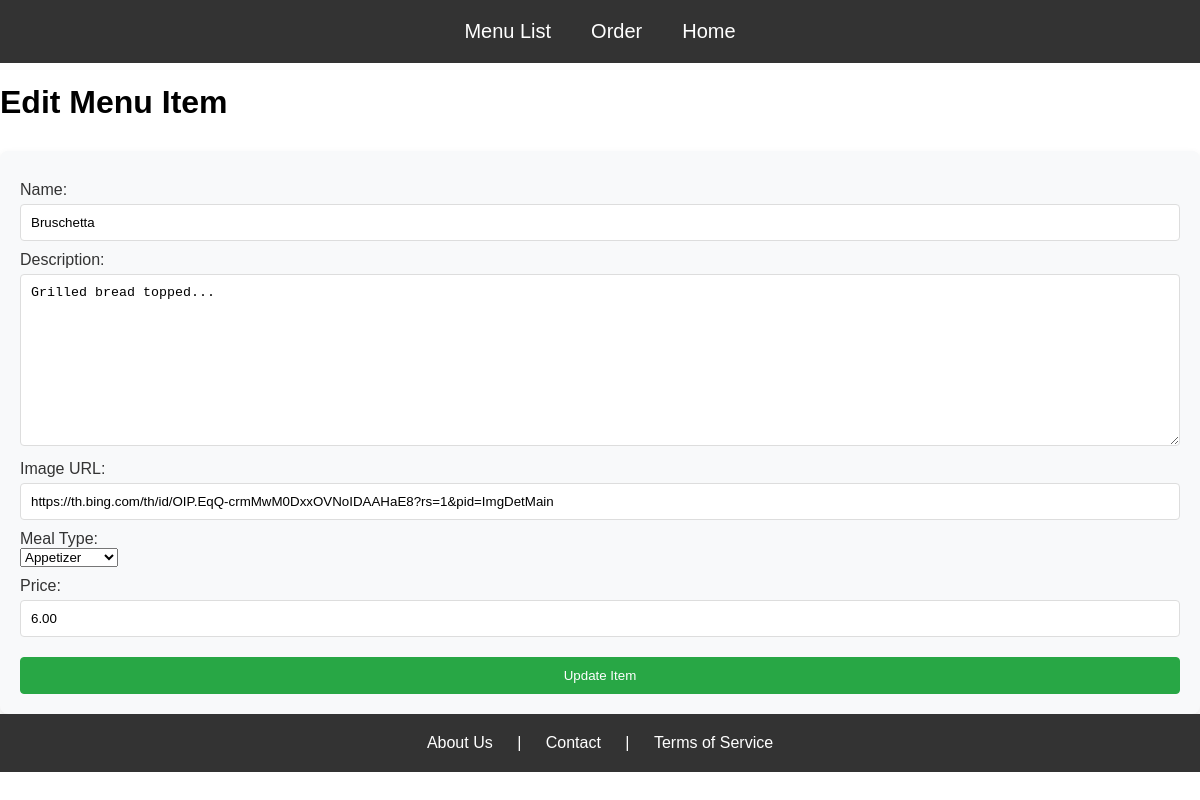
The app's page /edit_menu_item/3, older data.
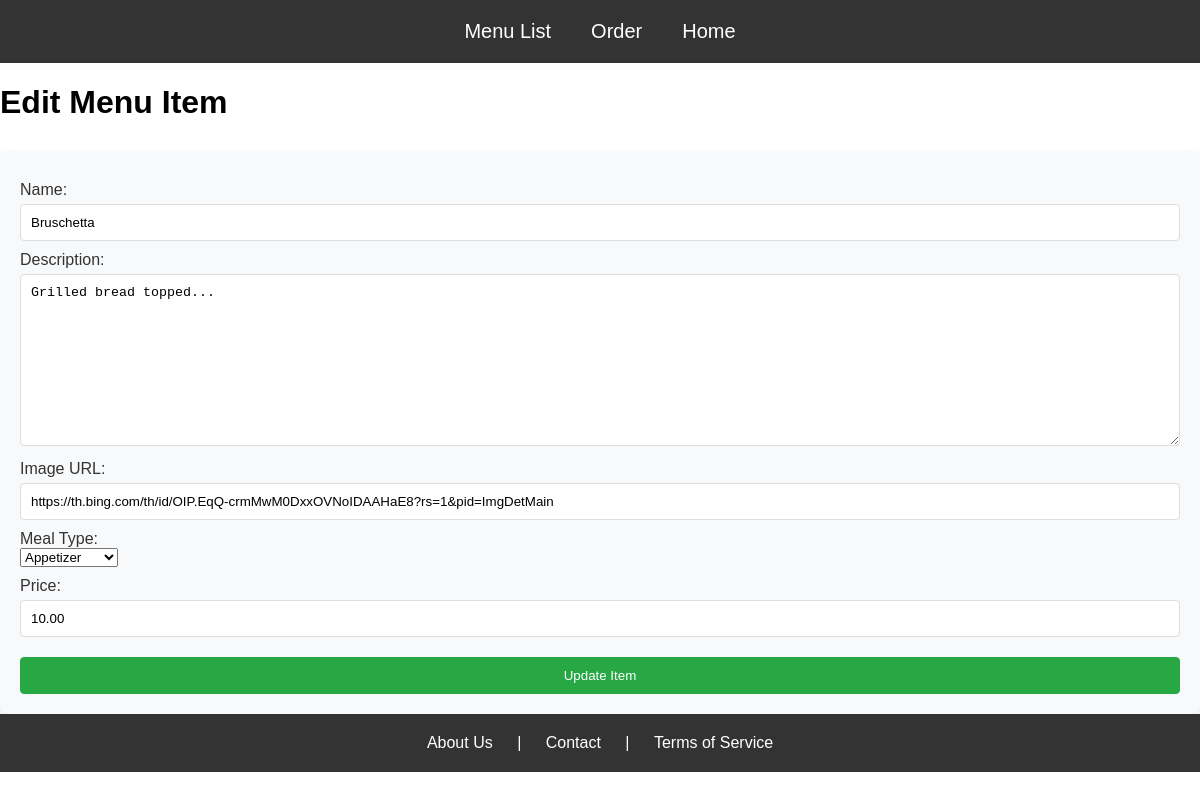
The same page, newer data.
### restaurant_app/models.py (models this page shows)
class MenuItem(models.Model):
    name = models.CharField(max_length=100)
    description = models.TextField()
    image_url = models.URLField()
    meal_type = models.CharField(max_length=50)
    price = models.DecimalField(max_digits=5, decimal_places=2)
    def __str__(self):
        return self.name

### restaurant_app/views.py (the view)
# urls.py: path('edit_menu_item/<int:item_id>', views.edit_menu_item, name='edit_menu_item')
@csrf_exempt
def edit_menu_item(request, item_id):
    item = MenuItem.objects.get(id=item_id)
    print(item)
    if request.method == 'POST':
        form = MenuItemForm(request.POST, instance=item)
        if form.is_valid():
            form.save()
            return HttpResponseRedirect('/menu_list')
    else:
        form = MenuItemForm(instance=item)
    return render(request, 'restaurantModule/edit_menu_item.html', {'form': form})

### restaurant_app/templates/restaurantModule/edit_menu_item.html (shortened to what this page needs)
{% extends "layouts/base.html" %}
{% block content %}
<h1>Edit Menu Item</h1>
<form method="post" action="">
    {{ form}}
    <button type="submit">Update Item</button>
</form>
{% endblock %}

Row changes from the older to the newer data that the page shows:
changed MenuItem "Bruschetta": price "6.00" → "10.00"
